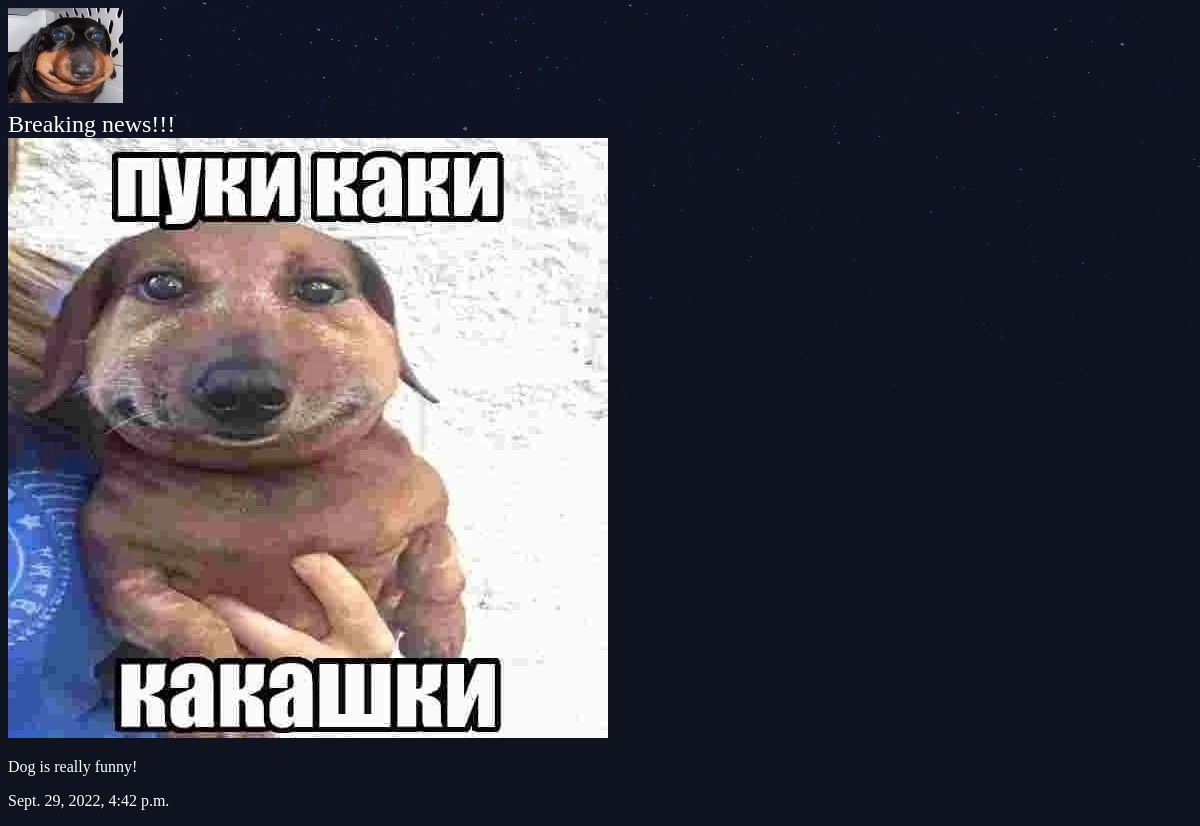
The page /articles/puki/ on the database its author committed.
### articles/models.py (models this page shows, shortened)
class Article(models.Model):
    title = models.CharField(max_length=128)
    slug = models.SlugField()
    body = models.TextField()
    date = models.DateTimeField(auto_now_add=True)
    thumb = models.ImageField(default="default.png",blank=True)

### articles/views.py (the view)
# urls.py: path('<slug:slug>/', views.article_detail,name = "detail"),
def article_detail(request,slug):
    article = Article.objects.get(slug=slug)
    return render(request,"articles/article_detail.html",{'article':article})

### articles/templates/articles/article_detail.html
{% extends 'base_layout.html' %}
{% block content %}
<div class="article-detail">
    <div class="article">
        <h2>{{ article.title }}</h2>
        <img src = "{{ article.thumb.url }}" />
        <p>{{ article.body }}</p>
        <p>{{ article.date }}</p>
    </div>
</div>
{% endblock %}

### assets/styles.css (style rules this page uses)
body { background-color: #0f121f; background-image: url(stars.png); background-repeat: no-repeat; color: #fff; }
body * { font-family: Ubuntu; }
h1, h2, h3, h4, h5 { font-weight: normal; margin: 0; }

### rows shown on the page
Article: title "Breaking news!!!", thumb (placeholder picture), body "Dog is really funny!", date "Sept. 29, 2022, 4:42 p.m."
